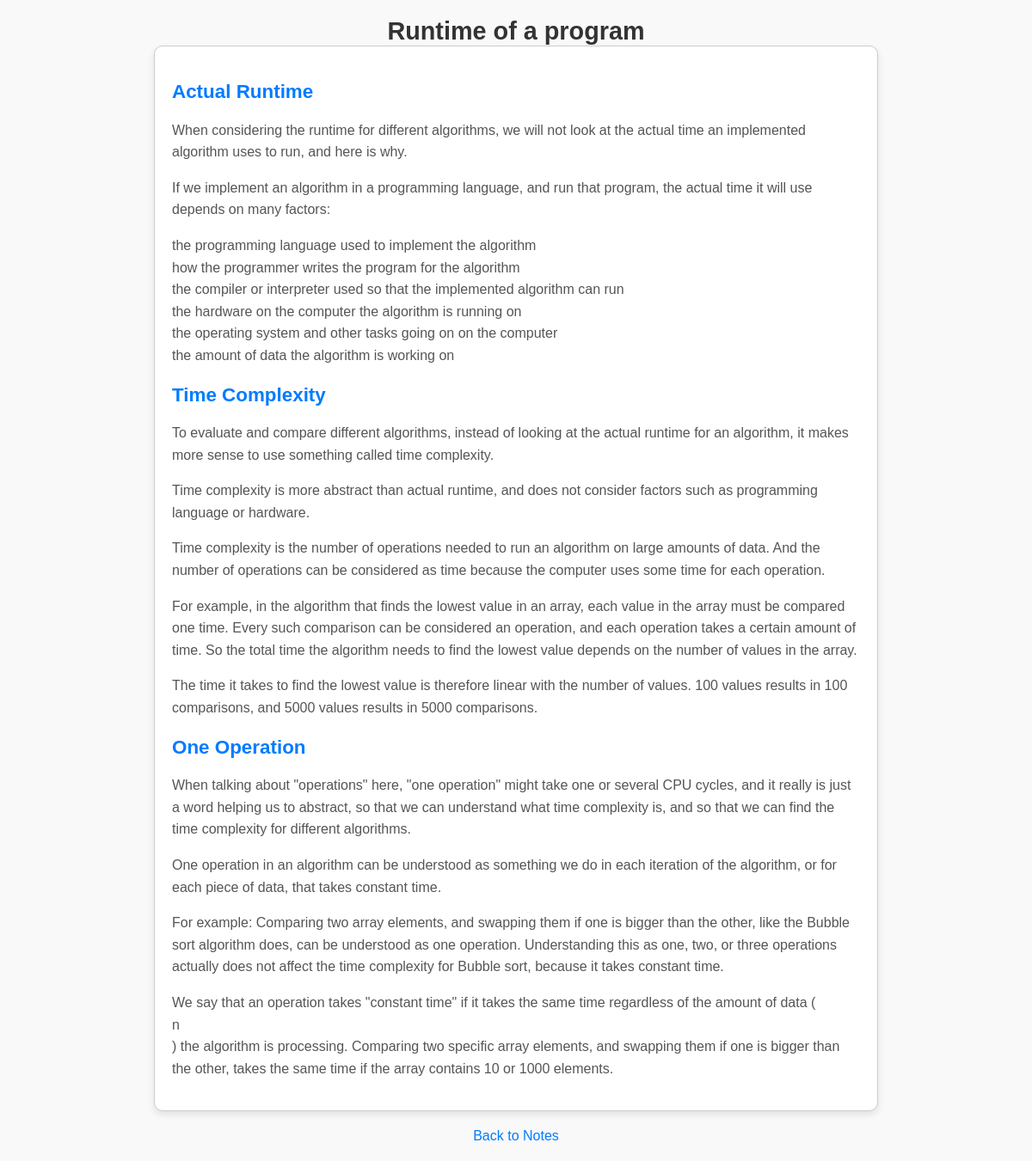
Page /blog/17/ on the committed database.
### accounts/models.py (models this page shows, shortened)
class Note(models.Model):
    title = models.CharField(max_length=200)
    created_at = models.DateTimeField(auto_now_add=True)

class Subheading(models.Model):
    note = models.ForeignKey(Note, on_delete=models.CASCADE, related_name='subheadings')
    heading = models.CharField(max_length=200)
    content = models.TextField()

### accounts/views.py (the view)
# urls.py: path('blog/<int:id>/', views.note_detail, name='note_detail'),
def note_detail(request, id):
    note = get_object_or_404(Note, id=id)
    return render(request, 'accounts/note_detail.html', {'note': note})

### accounts/templates/accounts/note_detail.html (shortened to what this page needs)
<!DOCTYPE html>
<html lang="en">
<head>
</head>
<body>
    <div class="note-container">
        <h1>{{ note.title }}</h1>
        <div class="note">
            {% for subheading in note.subheadings.all %}
                <h2>{{ subheading.heading }}</h2>
                <p>{{ subheading.content|linebreaks }}</p>
            {% endfor %}
        </div>
        <a href="{% url 'blog' %}">Back to Notes</a>
    </div>
</body>
</html>

### accounts/templates/accounts/note_detail.html (style rules this page uses)
body, html { margin: 0; padding: 0; height: 100%; font-family: Arial, sans-serif; background-color: #f9f9f9; }
.note-container { display: flex; flex-direction: column; justify-content: center; align-items: center; padding: 20px; min-height: 100vh; }
.note { width: 100%; max-width: 800px; padding: 20px; background-color: white; border: 1px solid #ccc; border-radius: 10px; overflow-y: auto; word-wrap: break-word; box-shadow: 0px 4px 8px rgba(0, 0, 0, 0.1); }
h1 { margin: 0; font-size: 1.8rem; color: #333; text-align: center; }
h2 { color: #007bff; font-size: 1.4rem; margin-top: 20px; }
p { color: #555; font-size: 1rem; line-height: 1.6; }
a { display: block; margin-top: 20px; text-align: center; text-decoration: none; color: #007bff; }

### rows in the picture
Note: title "Runtime of a program"
Subheading: heading "Actual Runtime", content "When considering the runtime for different algorithms, we will not look at the actual time an implemented algorithm uses to run, and here is why. If we implement an algorithm in a programming language, and run that program, the actual time it will use depends on many factors: the programming language used to implement the algorithm how the programmer writes the program for the algorithm the compiler or interpreter used so that the implemented algorithm can run the hardware on the computer the algorithm is running on the operating system and other tasks going on on the computer the amount of data the algorithm is working on"
Subheading: heading "Time Complexity", content "To evaluate and compare different algorithms, instead of looking at the actual runtime for an algorithm, it makes more sense to use something called time complexity. Time complexity is more abstract than actual runtime, and does not consider factors such as programming language or hardware. Time complexity is the number of operations needed to run an algorithm on large amounts of data. And the number of operations can be considered as time because the computer uses some time for each operation. For example, in the algorithm that finds the lowest value in an array, each value in the array must be compared one time. Every such comparison can be considered an operation, and each operation…"
Subheading: heading "One Operation", content "When talking about \"operations\" here, \"one operation\" might take one or several CPU cycles, and it really is just a word helping us to abstract, so that we can understand what time complexity is, and so that we can find the time complexity for different algorithms. One operation in an algorithm can be understood as something we do in each iteration of the algorithm, or for each piece of data, that takes constant time. For example: Comparing two array elements, and swapping them if one is bigger than the other, like the Bubble sort algorithm does, can be understood as one operation. Understanding this as one, two, or three operations actually does not affect the time complexity for Bubble…"
